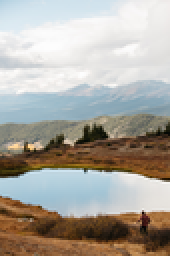
%> input picture full/85.png, 85 x 128 px, shrunk from 720 x 1080 before the run (shown 2 times larger)
$ octave main2.m   (GNU Octave 9; MATLAB toolbox functions it lacks are replaced by stand-ins)
%> lines starting %> are read from the running program, lines starting %| are printed output that depends on the picture; in (x1, y1, x2, y2) boxes, pixels count from 0 and x2, y2 are one past the last pixel; in counts of white or black regions, pixels touching at a corner belong together; the program's own positions count from 1
### estimate_color_model.m
function [color_model,seed_pixels, min_F_hat_layers, alphas_1, alphas_2, u_hat_1, u_hat_2] = estimate_color_model(image, tau, window_size)
%> called with tau = 15, window_size = 30
    color_model = [];
    seed_pixels = [];
    [rows, cols, ~] = size(image);
%> rows = 128; cols = 85
    extended_img = padarray(image, [1, 1], 'replicate');
    %  Calculate image gradient
    gradient = 4 * extended_img(2:end-1, 2:end-1,:) - ...
                   extended_img(1:end-2, 2:end-1,:) - ...
                   extended_img(3:end, 2:end-1,:) - ...
                   extended_img(2:end-1, 1:end-2,:) - ...
                   extended_img(2:end-1, 3:end,:);
    representation_score = ones(rows, cols) * Inf;
    % Check whether all pixels are well represented
    has_vote = true;
    % Using 3xN matrix to store the whole information of the given image
    V = zeros(3,rows*cols);
    for r = 1 : rows
        for c = 1 : cols
            pixel = image(r, c, :);
            pixel = reshape(pixel , [3, 1]);
            V(:,sub2ind([rows,cols],r,c)) = pixel;
        end
    end
    while has_vote
        % Calculate vote value for each color bin
        [votes,bins_mask] = calculate_votes(image, representation_score,tau, gradient);
        % Pick the color bin with highest vote
        [max_votes, max_bin] = max(votes(:));

        if max_votes <= 0
            has_vote = false;
            continue;
        end

        % bins_mask(1000 x row x col) is the masks to find pixels for each color bins
        % Pick the mask of color bin with highest vote
        color_bin_mask = bins_mask(max_bin,:,:);
        [seed_pixel_r,seed_pixel_c] = select_seed_pixel5(image, color_bin_mask,window_size, gradient);
        seed_pixel = reshape(image(seed_pixel_r,seed_pixel_c,:),[3,1]); % ?
        seed_pixels = [seed_pixels seed_pixel];

        epsilon = 0.1;
        % new is a 3 x 4 matrix. The first column vector store the mean value of normal distribution
        % The rest elements store the covariance of normal distribution
        new = get_new_layer(image,seed_pixel_r,seed_pixel_c, epsilon, window_size);
        if isempty(new)
            break
        end
        % Append new into color model
        color_model = [color_model; new];
        % showResult(image,seed_pixel_r,seed_pixel_c);
        % saveas(gcf, sprintf('radishes_point__self%02d.jpg',size(color_model,1)-2));

        % Use projected color unmixing to renew representation score, get color value and alpha value for each existing layer
        [representation_score, min_F_hat_layers, alphas_1, alphas_2, u_hat_1, u_hat_2] = weight_pixel(image, V,color_model);
    end
%> this loop made 4 passes
%> (max_votes, max_bin, max_index in select_seed_pixel5, seed_pixel_r, seed_pixel_c, center in get_new_layer) on pass 1: (2009.9, 1000, 1223, 19, 46, [0.953; 0.949; 0.941])
%> (max_votes, max_bin, max_index in select_seed_pixel5, seed_pixel_r, seed_pixel_c, seed_pixels, center in get_new_layer) on pass 2: (366.9, 124, 216, 85, 47, [0.953 0.318; 0.949 0.278; 0.941 0.137], [0.318; 0.278; 0.137])
%> pass 1, in select_seed_pixel5, `color_bin_mask = reshape(color_bin_mask, [rows, cols]);`:
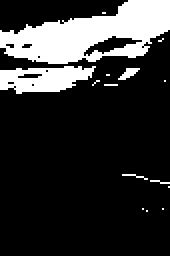
%> color_bin_mask: size 128x85 double (shown 2 times larger); values 0 (black) and 1 (white), 19.2% white; 15 white regions (12 under 20 px), largest, box (x1, y1, x2, y2) and area: (0, 0, 85, 32) 1564, (0, 33, 48, 47) 450, (59, 34, 70, 40) 34
%> pass 1, in select_seed_pixel5, `sum_neighbors = conv2(color_bin_mask, neighbor_filter, "same");`:
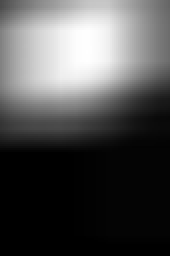
%> sum_neighbors: size 128x85 double (shown 2 times larger); min 0, max 1590, mean 500.9; drawn with min black and max white
%> pass 1, in get_new_layer, `neighborhood = image(max(1, seed_pixel_x - window_size) : min(size(ima..`:
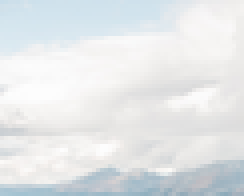
%> neighborhood: size 49x61x3 double (shown 4 times larger); mean R, G, B 0.893, 0.906, 0.912
%> pass 1, in get_new_layer, `diff = sum((center_colors - neighborhood).^2, 3);`:
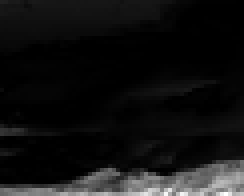
%> diff: size 49x61 double (shown 4 times larger); min 0, max 0.279, mean 0.0205; drawn with min black and max white
%> after the loop, color_model = [0.913 0.00301 0.00203 0.00142; 0.921 0.00203 0.00164 0.00137; 0.924 0.00142 0.00137 0.00134; 0.379 0.0132 0.00821 0.00408; 0.263 0.00821 0.00644 0.00406; 0.146 0.00408 0.00406 0.00499; 0.491 0.00652 0.00437 0.00274; 0.341 0.00437 0.00499 0.00456; 0.188 0.00274 0.00456 0.00708]; has_vote = false
end


function new = get_new_layer(image,seed_pixel_x,seed_pixel_y, epsilon, window_size)
    neighborhood = image(max(1, seed_pixel_x - window_size) : min(size(image, 1), seed_pixel_x + window_size), ...
                   max(1, seed_pixel_y - window_size) : min(size(image, 2), seed_pixel_y + window_size),:);
    center = reshape(image(seed_pixel_x, seed_pixel_y,:),[3,1]);
    center_colors = [];
    for color = 1 : 3
       center_colors(:,:,color) = ones(size(neighborhood(: , :, color))) .* center(color);
    end
    diff = sum((center_colors - neighborhood).^2, 3);
    mask = (diff < epsilon);
    [rows,cols] = size(mask);
    pixels = [];
    % center = zeros(size(neighborhood)) .* center;
    for r = 1:rows
        for c = 1:cols
            if mask(r,c) ==0
                continue
            end
            pixels = [pixels reshape(neighborhood(r, c, :),[3,1])];
        end
    end
    [~,num] = size(pixels);
    if num < 9
        new = [];
    else
        weighted_mean = mean(pixels, 2);
        weighted_cov = cov(pixels');

        cov_norm = norm(weighted_cov);
        cov_inv = inv(weighted_cov);
        cov_inv_norm = norm(cov_inv);

        if cov_norm < 1e-4
            weighted_cov = 0.0001 * eye(size(weighted_cov));
        end
        if cov_inv_norm < 1e-4
            weighted_cov = 0.0001 * eye(size(weighted_cov));
        end
        eigenvalues = eig(weighted_cov);
        if any(eigenvalues < 0)
            weighted_cov = 0.0001 * eye(size(weighted_cov));
        end
        new = [weighted_mean,weighted_cov];
    end


end

function [votes,bins_mask] = calculate_votes(image, representation_score,tau,gradient)
    votes = zeros(10, 10, 10);
    [img_rows, img_cols, ~] = size(image);
    bins_mask = zeros(1000, img_rows,img_cols);
    [rows, cols] = find(representation_score>tau^2);
    for i = 1:length(rows)
        pixel = image(rows(i), cols(i), :);
        r = pixel(1);
        g = pixel(2);
        b = pixel(3);
        bin_r = max(ceil(r / 0.1),1);
        bin_g = max(ceil(g / 0.1),1);
        bin_b = max(ceil(b / 0.1),1);
        index = sub2ind(size(votes), bin_r, bin_g, bin_b);
        bins_mask(index,rows(i), cols(i)) = 1;
        grad_image = squeeze(gradient(rows(i), cols(i),:));
        votes(bin_r, bin_g, bin_b) = votes(bin_r, bin_g, bin_b) + exp(-norm(grad_image)) * (1 - exp(-representation_score(rows(i), cols(i))));
    end
end


% [24 lines of commented-out code are left out]

function [seed_pixel_r, seed_pixel_c] = select_seed_pixel5(image, color_bin_mask, window_size, gradient)
    [rows, cols, ~] = size(image);
    color_bin_mask = reshape(color_bin_mask, [rows, cols]);
    nonzero_indices = find(color_bin_mask);
    [rs, cs] = ind2sub([rows, cols], nonzero_indices);
    grad_norms = exp(-gradient(nonzero_indices));
    neighbor_filter = ones(window_size * 2 + 1);
    neighbor_filter(window_size + 1, window_size + 1) = 0;
    sum_neighbors = conv2(color_bin_mask, neighbor_filter, "same");
    sum_neighbors_nonzero = sum_neighbors(nonzero_indices);
    scores = sum_neighbors_nonzero .* grad_norms;
    [~, max_index] = max(scores);
    seed_pixel_r = rs(max_index);
    seed_pixel_c = cs(max_index);
end

### weight_pixel.m
function [representation_score, min_F_hat_layers, alphas_1, alphas_2, u_hat_1, u_hat_2] = weight_pixel(image, V,color_model)
    [rows, cols, ~] = size(image);
    num_layers_times_3 = size(color_model,1);
    min_F_hat_layers = zeros(rows, cols, 2);
    rp = Inf * ones(1,rows* cols);
    alphas_1 = zeros(rows, cols);
    alphas_2 = zeros(rows, cols);
    u_hat_1 = zeros(rows, cols, 3);
    u_hat_2 = zeros(rows, cols, 3);

    if num_layers_times_3 == 3
        model1 = color_model;
        ui = model1(:, 1);
        covi = model1(:, 2 : end);
        ui_mat = repmat(ui, [1, rows*cols]);
        cost = layer_color_cost(V, ui_mat, covi);
        rp = cost;
        min_F_hat_layers = ones(rows, cols, 2);
        alphas_1 = ones(rows, cols);
        alphas_2 = zeros(rows, cols);
        u_hat_1 = image;
        % u_hat_2(r,c,:) = pixel;
    else
        for i = 1 : 3 : num_layers_times_3
            model1 = color_model(i : i + 2, :);
            ui = model1( : , 1);
            covi = model1( : , 2 : end);
            ui_mat = repmat(ui, [1, rows*cols]);
            cost = layer_color_cost(V, ui_mat, covi);
            for j = i + 3 : 3 : num_layers_times_3
                model2 = color_model(j : j + 2, :);
                uj= model2( : , 1);
                uj_mat = repmat(uj, [1, rows*cols]);
                covj = model2( : , 2 : end);
                [project_score, alpha_i, alpha_j, u_hat1, u_hat2] = projected_unmix(ui_mat, covi, uj_mat, covj, V);

                temp = min(project_score, rp);
                filter = find(cost <= temp);
                for idx = 1:length(filter)
                    [r, c] = ind2sub([rows, cols], filter(idx));
                    min_F_hat_layers(r, c, 1) = i;
                    min_F_hat_layers(r, c, 2) = i;
                    alphas_1(r, c) = 1;
                    alphas_2(r, c) = 0;
                    u_hat_1(r,c,:) = image(r,c,:);
                end
                rp(filter) = cost(filter);
                filter = find(rp >= project_score);
                for idx = 1:length(filter)
                    [r, c] = ind2sub([rows, cols], filter(idx));
                    % fprintf("layer %d in case 2 with %d\n", i, j)
                    min_F_hat_layers(r, c, 1) = i;
                    min_F_hat_layers(r, c, 2) = j;
                    alphas_1(r, c) = alpha_i(1,filter(idx));
                    alphas_2(r, c) = alpha_j(1,filter(idx));
                    u_hat_1(r,c,:) = u_hat1(:,filter(idx));
                    u_hat_2(r,c,:) = u_hat2(:,filter(idx));
                end
                rp = min(min(rp, cost), project_score);
            end
        end
    end
    representation_score = reshape(rp,[rows,cols]);

end

### extract_layers.m
function [U_temp,Alpha_temp] = extract_layers(image, color_model, min_F_hat_layers, alphas_1, alphas_2, u_hat_1, u_hat_2)
    % The size of color_model is [N*3, 4]. N is the number of color layers.
    % The information of different color layers is superimposed vertically.

    % The size of min_F_hat_layers is [rows, cols, 2], which stores index values in color_model matrix of 2 best representative color layers for each pixel

    % The size of alphas_1, alphas_2 is [rows,cols], which stores alpha values of 2 best representative color layers for each pixel
    % The size of  u_hat_1, u_hat_2 is [rows,cols], which stores color values of 2 best representative color layers for each pixel

    [rows, cols, ~] = size(image);
    U_temp = zeros([size(color_model,1)/3,rows,cols,3]);
    Alpha_temp = zeros([size(color_model,1)/3,rows,cols,1]);
    for r = 1:rows
        for c = 1:cols
            model_info = min_F_hat_layers(r,c,:);
            % 2 index values in color_model matrix of 2 best representative color layers for pixel r,c
            % Calculate actual index of color layer list
            model_info(1) = (model_info(1)-1)/3+1;
            model_info(2) = (model_info(2)-1)/3+1;
            % mean1 = model1(:,1);
            if model_info(1) ~= model_info(2)
                U_temp(model_info(2),r,c,:) = u_hat_2(r,c,:);
                Alpha_temp(model_info(2),r,c,1) = alphas_2(r,c);
                % mean2 = model2(:,1);
            end
            U_temp(model_info(1),r,c,:) = u_hat_1(r,c,:);
            Alpha_temp(model_info(1),r,c,1) = alphas_1(r,c);
        end
    end
end

### smoothing.m
function [U_final,Alpha_final] = smoothing(input,U_temp,Alpha_temp,color_model)
    [rows,cols,~] = size(input);
    [Num_layer,~,~,~] = size(U_temp);
    U_final = U_temp;
    Alpha_final = zeros(size(Alpha_temp));

    for i = 1:Num_layer
        alpha = squeeze(Alpha_temp(i,:,:,:));
        Alpha_final(i,:,:,:) = imguidedfilter(alpha,input,"NeighborhoodSize",60,"DegreeOfSmoothing",0.0001);
    end
    normal = sum(Alpha_final,1);
    normal = repmat(normal, [Num_layer,1, 1]);
    Alpha_final = Alpha_final ./ normal;

    for r = 1:rows
        for c= 1:cols
            if any(Alpha_temp(:,r,c,:)==1)
                Alpha_final(:,r,c,:) = Alpha_temp(:,r,c,:);
            end
        end
    end

    normal = zeros(size(input));
    for i = 1:Num_layer
        layer_u = color_model((i-1)*3+1:(i-1)*3+3,1);
        for r = 1:rows
            for c = 1:cols
                if Alpha_final(i,r,c) ~= 0 && all(U_temp(i,r,c,:)==0)
                        U_final(i,r,c,:) = layer_u;
                end
                normal(r,c,:) = squeeze(normal(r,c,:)) + squeeze(U_final(i,r,c,:)) * Alpha_final(i,r,c);
            end
        end
    end
    % hi = zeros(size(input));
    normal = input ./ normal;
    normal(isnan(normal)) = 0; % todo this is right
    for k = 1:size(U_final, 1)
        U_final(k, :, :, :) = squeeze(U_final(k, :, :, :)) .* normal;
    end
end

### layer_color_cost.m
function mahal_dist = layer_color_cost(ui, mu_i, cov_i)
    diff = ui - mu_i;
    temp = inv(cov_i) * diff;
    temp = temp .* diff;
    mahal_dist = sum(temp, 1);
end

### main2.m
input_folder = "full/";
input_name = "85";
name_format = "results/" + input_name + "_%02d";
input = im2double(imread(input_folder + input_name + ".png"));
if exist("results/", "dir")
    rmdir("results/", "s");
end
mkdir("results/")
mkdir("results/alpha_add/")

begin_estimate_color_model = tic;
[color_model, seed_pixels, min_F_hat_layers, alphas_1, alphas_2, u_hat_1, u_hat_2] = estimate_color_model(input, 15, 30);
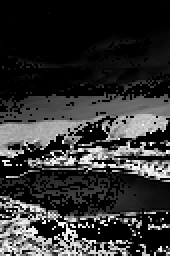
%> alphas_2: size 128x85 double (shown 2 times larger); min 0, max 0.999, mean 0.201
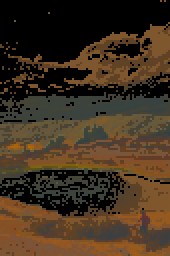
%> u_hat_2: size 128x85x3 double (shown 2 times larger); mean R, G, B 0.262, 0.197, 0.125
%> seed_pixels = [0.953 0.318 0.62; 0.949 0.278 0.439; 0.941 0.137 0.141]
finish_estimate_color_model = toc(begin_estimate_color_model);
fprintf("estimate color model took %4.4f seconds\n", finish_estimate_color_model);

begin_extract_layers = tic;
[U_temp, Alpha_temp] = extract_layers(input, color_model, min_F_hat_layers, alphas_1, alphas_2, u_hat_1, u_hat_2);
%> after the loop in extract_layers, `for r = 1:rows`: model_info = [2 3]
finish_extract_layers = toc(begin_extract_layers);
fprintf("extract layers took %4.4f seconds\n", finish_extract_layers);

begin_smoothing = tic;
[U_final, Alpha_final] = smoothing(input, U_temp, Alpha_temp, color_model);
%> the loop in smoothing, `for i = 1:Num_layer` made 1 pass
%> pass 1, in smoothing, `alpha = squeeze(Alpha_temp(i,:,:,:));`:
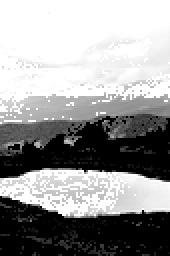
%> alpha: size 128x85 double (shown 2 times larger); min 0, max 1, mean 0.597
%> the run ends on the next line

$ run again, with full/1.png copied over full/85.png
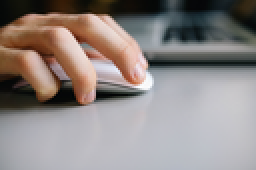
%> input picture full/1.png, 128 x 85 px, shrunk from 1080 x 720 before the run (shown 2 times larger)
%> the loop in estimate_color_model, `while has_vote` made 4 passes
%> (max_votes, max_bin, max_index in select_seed_pixel5, seed_pixel_r, seed_pixel_c, center in get_new_layer) on pass 1: (3763.5, 778, 2518, 69, 98, [0.745; 0.757; 0.784])
%> after the loop in estimate_color_model, `while has_vote`: color_model = [0.739 0.00106 0.000828 0.000707; 0.742 0.000828 0.000816 0.000793; 0.764 0.000707 0.000793 0.000843; 0.108 0.00605 0.00253 0.000736; 0.0749 0.00253 0.00123 0.000424; 0.0362 0.000736 0.000424 0.000316; 0.693 0.00795 0.00513 0.00407; 0.568 0.00513 0.00914 0.0121; 0.511 0.00407 0.0121 0.0181]; has_vote = false
%> `[color_model, seed_pixels, min_F_hat_layers, alphas_1, alphas_2, u_hat..`:
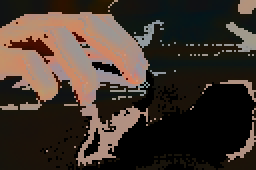
%> u_hat_2: size 85x128x3 double (shown 2 times larger); mean R, G, B 0.256, 0.208, 0.175
%> `[color_model, seed_pixels, min_F_hat_layers, alphas_1, alphas_2, u_hat..`: seed_pixels = [0.745 0.0392 0.788; 0.757 0.0314 0.553; 0.784 0.00784 0.431]
%> after the loop in extract_layers, `for r = 1:rows`: model_info = [1 2]
%> the loop in smoothing, `for i = 1:Num_layer` made 1 pass
%> pass 1, in smoothing, `alpha = squeeze(Alpha_temp(i,:,:,:));`:
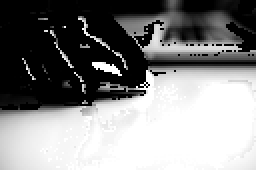
%> alpha: size 85x128 double (shown 2 times larger); min 0, max 1, mean 0.52

$ run again, with full/10.png copied over full/85.png
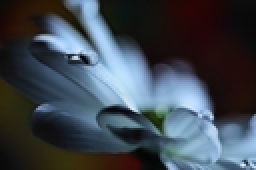
%> input picture full/10.png, 128 x 85 px, shrunk from 1080 x 720 before the run (shown 2 times larger)
%> the loop in estimate_color_model, `while has_vote` made 3 passes
%> (max_votes, max_bin, max_index in select_seed_pixel5, seed_pixel_r, seed_pixel_c, center in get_new_layer) on pass 1: (2040.3, 1, 1459, 32, 98, [0.0941; 0.051; 0.0471])
%> pass 1, in select_seed_pixel5, `color_bin_mask = reshape(color_bin_mask, [rows, cols]);`:
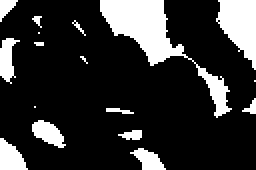
%> color_bin_mask: size 85x128 double (shown 2 times larger); values 0 (black) and 1 (white), 19.3% white; 17 white regions (7 under 20 px), largest, box (x1, y1, x2, y2) and area: (50, 0, 116, 59) 937, (108, 0, 128, 35) 438, (0, 69, 14, 85) 149
%> after the loop in estimate_color_model, `while has_vote`: color_model = [0.105 0.00129 0.00057 0.000804; 0.0554 0.00057 0.00166 0.00175; 0.055 0.000804 0.00175 0.00227; 0.588 0.00944 0.00949 0.00932; 0.726 0.00949 0.00987 0.00985; 0.846 0.00932 0.00985 0.0106]; has_vote = false
%> `[color_model, seed_pixels, min_F_hat_layers, alphas_1, alphas_2, u_hat..`:
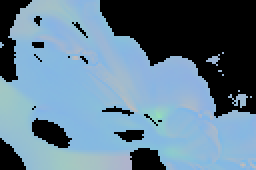
%> u_hat_2: size 85x128x3 double (shown 2 times larger); mean R, G, B 0.384, 0.493, 0.57
%> `[color_model, seed_pixels, min_F_hat_layers, alphas_1, alphas_2, u_hat..`: seed_pixels = [0.0941 0.537; 0.051 0.714; 0.0471 0.843]
%> after the loop in extract_layers, `for r = 1:rows`: model_info = [1 2]
